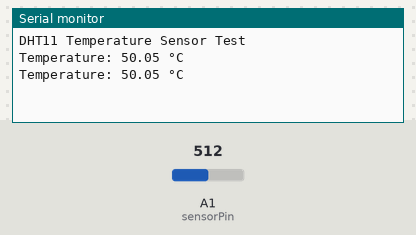
Bench run of a sketch on a simulated Arduino Uno, built with avr-gcc and run on an emulated ATmega328P. Shown: the last lines printed to the serial monitor. Inputs (shaded band) come from the test bench; at power-on: A1 (sensorPin) = 512.

Above: at 2.8 s.
2.9 s: A1 (sensorPin) set to 716
At 4.8 s:
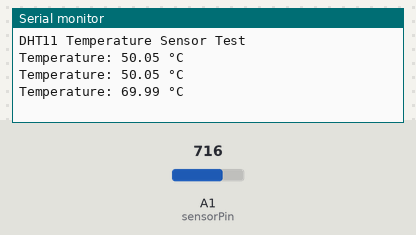
5.6 s: A1 (sensorPin) set to 900
At 7.5 s:
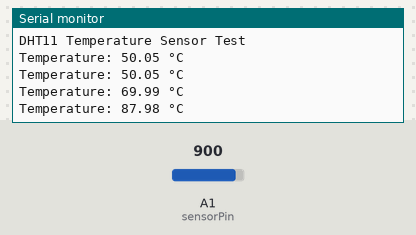
Timing chart, 0 to 9.0 s (numbered marks = the images above; inputs shaded):
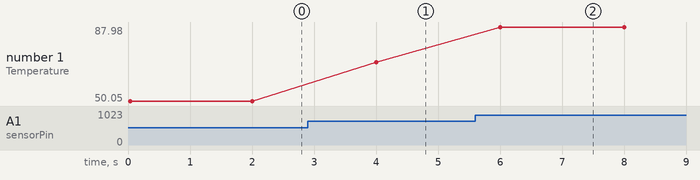

The sketch:

ass8.ino
```cpp
const int sensorPin = A1; // Pin where the DHT11 is connected

void setup() {
  Serial.begin(9600); // Initialize serial communication
  Serial.println("DHT11 Temperature Sensor Test");
}

void loop() {
  // Read the voltage from the DHT11
  int sensorValue = analogRead(sensorPin);

  // Convert the analog reading (0 - 1023) to voltage (0 - 5V)
  float voltage = sensorValue * (5.0 / 1023.0);

  // Convert voltage to temperature in Celsius (10 mV per degree)
  float temperatureC = voltage * 20; // DHT11 outputs 10 mV per degree Celsius

  // Print the temperature to the Serial Monitor
  Serial.print("Temperature: ");
  Serial.print(temperatureC);
  Serial.println(" °C");

  delay(2000); // Wait 2 seconds before the next reading
}
```

Measured:
- after the input at 2.9 s, the serial monitor: prints a new line after 1.1 s (image 1)
- after the input at 5.6 s, the serial monitor: prints a new line after 0.40 s (image 2)
- plotted number 1: 50.05 → 69.99 after the input at 2.9 s, 69.99 → 87.98 after the input at 5.6 s
